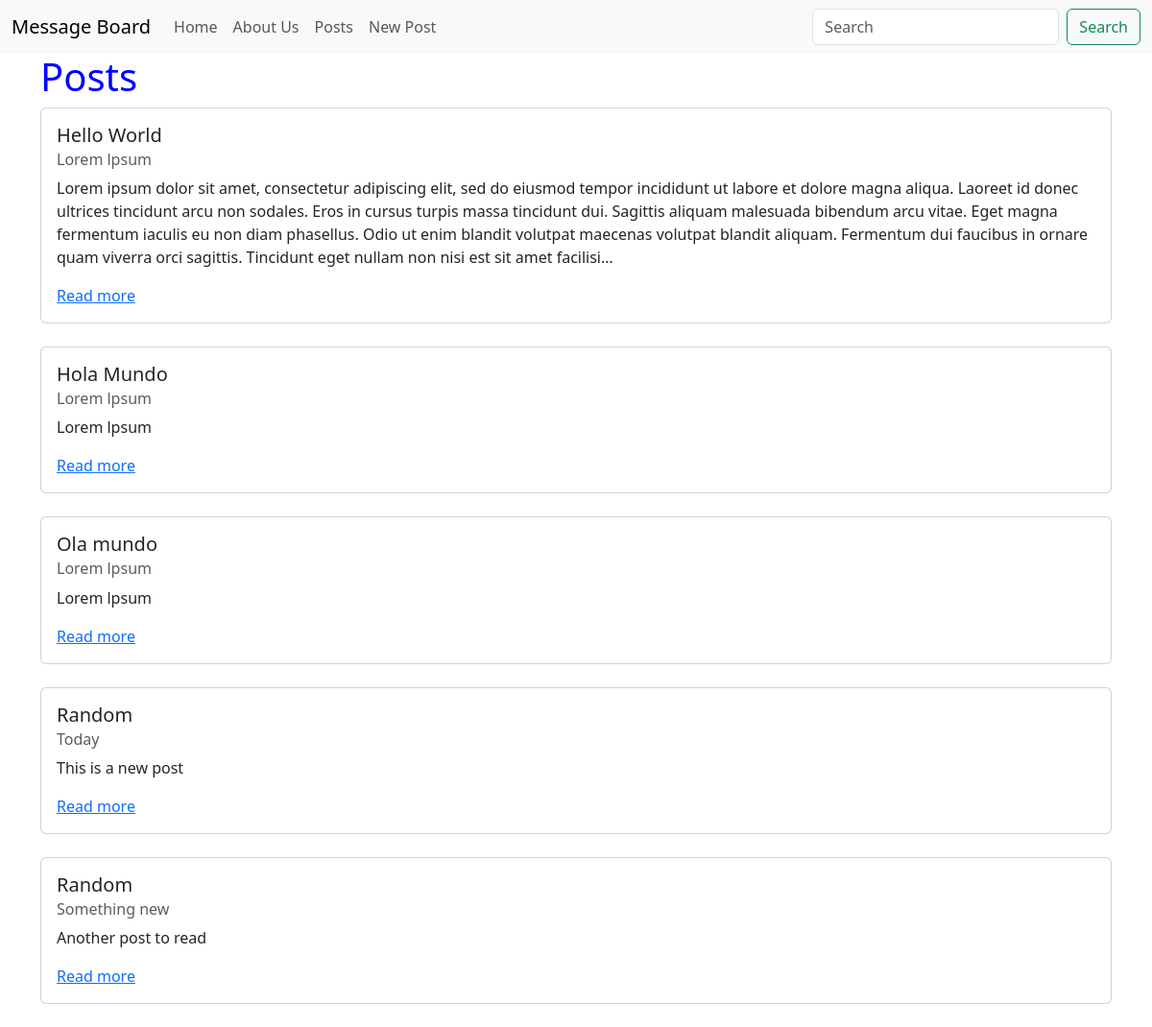
/posts/, run on the app's committed database.
### posts/models.py (models this page shows, shortened)
class Post(models.Model):
    title = models.CharField(max_length=256)
    subtitle = models.CharField(max_length=256)
    body = models.TextField()
    created_on = models.DateTimeField(auto_now_add=True)

### posts/views.py (the view)
# urls.py: path("", PostListView.as_view(), name="list"),
class PostListView(ListView):
    template_name = "posts/list.html"
    model = Post

### templates/posts/list.html (shortened to what this page needs)
{% extends 'base.html' %}
{% block content %}
<h1>Posts</h1>
    {% for post in post_list %}
        <div class="card">
            <div class="card-body">
                <h5 class="card-title">{{ post.title }}</h5>
                <h6 class="card-subtitle mb-2 text-muted">{{ post.subtitle }}</h6>
                <p class="card-text">{{ post.body | truncatechars:500 }} </p>
                <a href="{% url 'detail' post.id %}" class="card-link">Read more</a>
            </div>
        </div>
    <br />
    {% endfor %}
{% endblock content %}

### templates/base.html (shortened to what this page needs)
{% load static %}
<!DOCTYPE html>
<html lang="en">
<head>
    <link
        href="https://cdn.jsdelivr.net/npm/bootstrap@5.3.0-alpha1/dist/css/bootstrap.min.css" rel="stylesheet">
        <link href="{% static 'css/base.css' %}" rel="stylesheet">
</head>
<body>
    <nav class="navbar navbar-expand-lg bg-body-tertiary">
        <div class="container-fluid">
        <div class="collapse navbar-collapse" id="navbarTogglerDemo01">
            <a class="navbar-brand" href="#">Message Board</a>
            <ul class="navbar-nav me-auto mb-2 mb-lg-0">
            <li class="nav-item">
                <a class="nav-link" href="{% url 'home' %}">Home</a>
            </li>
            <li class="nav-item">
                <a class="nav-link" href="{% url 'about' %}">About Us</a>
            </li>
            <li class="nav-item">
                <a class="nav-link" href="{% url 'list' %}">Posts</a>
            </li>
            <li class="nav-item">
                <a class="nav-link" href="{% url 'new' %}">New Post</a>
            </li>
            </ul>
            <form class="d-flex" role="search">
            <input class="form-control me-2" type="search" placeholder="Search" aria-label="Search">
            <button class="btn btn-outline-success" type="submit">Search</button>
            </form>
        </div>
        </div>
    </nav>
    <div class="container">
        {% block content %}
        {% endblock content %}
    </div>
</body>
</html>

### static/css/base.css (style rules this page uses)
h1 { color: blue; }

### data on the page
Post: title "Hello World", subtitle "Lorem lpsum", body "Lorem ipsum dolor sit amet, consectetur adipiscing elit, sed do eiusmod tempor incididunt ut labore et dolore magna aliqua. Laoreet id donec ultrices tincidunt arcu non sodales. Eros in cursus turpis massa tincidunt dui. Sagittis aliquam malesuada bibendum arcu vitae. Eget magna fermentum iaculis eu non diam phasellus. Odio ut enim blandit volutpat maecenas volutpat blandit aliquam. Fermentum dui faucibus in ornare quam viverra orci sagittis. Tincidunt eget nullam non nisi est sit amet facilisi…"
Post: title "Hola Mundo", subtitle "Lorem lpsum", body "Lorem lpsum"
Post: title "Ola mundo", subtitle "Lorem lpsum", body "Lorem lpsum"
Post: title "Random", subtitle "Today", body "This is a new post"
Post: title "Random", subtitle "Something new", body "Another post to read"
